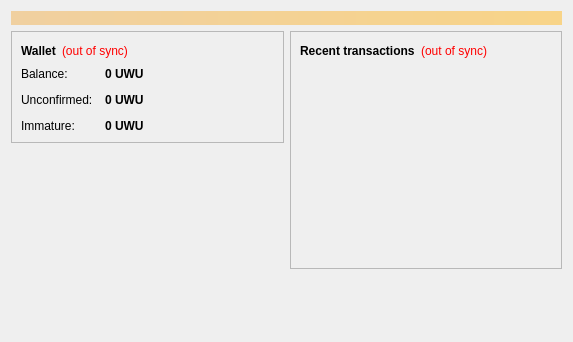
<?xml version="1.0" encoding="UTF-8"?>
<ui version="4.0">
 <class>OverviewPage</class>
 <widget class="QWidget" name="OverviewPage">
  <property name="geometry">
   <rect>
    <x>0</x>
    <y>0</y>
    <width>573</width>
    <height>342</height>
   </rect>
  </property>
  <property name="windowTitle">
   <string>Form</string>
  </property>
  <layout class="QVBoxLayout" name="topLayout">
   <item>
    <widget class="QLabel" name="labelAlerts">
     <property name="visible">
      <bool>false</bool>
     </property>
     <property name="styleSheet">
      <string notr="true">background-color: qlineargradient(x1: 0, y1: 0, x2: 1, y2: 0, stop:0 #F0D0A0, stop:1 #F8D488); color:#000000;</string>
     </property>
     <property name="wordWrap">
      <bool>true</bool>
     </property>
     <property name="margin">
      <number>3</number>
     </property>
    </widget>
   </item>
   <item>
    <layout class="QHBoxLayout" name="horizontalLayout" stretch="1,1">
     <item>
      <layout class="QVBoxLayout" name="verticalLayout_2">
       <item>
        <widget class="QFrame" name="frame">
         <property name="frameShape">
          <enum>QFrame::StyledPanel</enum>
         </property>
         <property name="frameShadow">
          <enum>QFrame::Raised</enum>
         </property>
         <layout class="QVBoxLayout" name="verticalLayout_4">
          <item>
           <layout class="QHBoxLayout" name="horizontalLayout_4">
            <item>
             <widget class="QLabel" name="label_5">
              <property name="font">
               <font>
                <weight>75</weight>
                <bold>true</bold>
               </font>
              </property>
              <property name="text">
               <string>Wallet</string>
              </property>
             </widget>
            </item>
            <item>
             <widget class="QLabel" name="labelWalletStatus">
              <property name="toolTip">
               <string>The displayed information may be out of date. Your wallet automatically synchronizes with the Uwucoin network after a connection is established, but this process has not completed yet.</string>
              </property>
              <property name="styleSheet">
               <string notr="true">QLabel { color: red; }</string>
              </property>
              <property name="text">
               <string notr="true">(out of sync)</string>
              </property>
              <property name="alignment">
               <set>Qt::AlignLeading|Qt::AlignLeft|Qt::AlignVCenter</set>
              </property>
             </widget>
            </item>
            <item>
             <spacer name="horizontalSpacer_2">
              <property name="orientation">
               <enum>Qt::Horizontal</enum>
              </property>
              <property name="sizeHint" stdset="0">
               <size>
                <width>40</width>
                <height>20</height>
               </size>
              </property>
             </spacer>
            </item>
           </layout>
          </item>
          <item>
           <layout class="QFormLayout" name="formLayout_2">
            <property name="fieldGrowthPolicy">
             <enum>QFormLayout::AllNonFixedFieldsGrow</enum>
            </property>
            <property name="horizontalSpacing">
             <number>12</number>
            </property>
            <property name="verticalSpacing">
             <number>12</number>
            </property>
            <item row="0" column="0">
             <widget class="QLabel" name="label">
              <property name="text">
               <string>Balance:</string>
              </property>
             </widget>
            </item>
            <item row="0" column="1">
             <widget class="QLabel" name="labelBalance">
              <property name="font">
               <font>
                <weight>75</weight>
                <bold>true</bold>
               </font>
              </property>
              <property name="cursor">
               <cursorShape>IBeamCursor</cursorShape>
              </property>
              <property name="toolTip">
               <string>Your current balance</string>
              </property>
              <property name="text">
               <string notr="true">0 UWU</string>
              </property>
              <property name="textInteractionFlags">
               <set>Qt::LinksAccessibleByMouse|Qt::TextSelectableByKeyboard|Qt::TextSelectableByMouse</set>
              </property>
             </widget>
            </item>
            <item row="1" column="0">
             <widget class="QLabel" name="label_3">
              <property name="text">
               <string>Unconfirmed:</string>
              </property>
             </widget>
            </item>
            <item row="1" column="1">
             <widget class="QLabel" name="labelUnconfirmed">
              <property name="font">
               <font>
                <weight>75</weight>
                <bold>true</bold>
               </font>
              </property>
              <property name="cursor">
               <cursorShape>IBeamCursor</cursorShape>
              </property>
              <property name="toolTip">
               <string>Total of transactions that have yet to be confirmed, and do not yet count toward the current balance</string>
              </property>
              <property name="text">
               <string notr="true">0 UWU</string>
              </property>
              <property name="textInteractionFlags">
               <set>Qt::LinksAccessibleByMouse|Qt::TextSelectableByKeyboard|Qt::TextSelectableByMouse</set>
              </property>
             </widget>
            </item>
            <item row="2" column="0">
             <widget class="QLabel" name="labelImmatureText">
              <property name="text">
               <string>Immature:</string>
              </property>
             </widget>
            </item>
            <item row="2" column="1">
             <widget class="QLabel" name="labelImmature">
              <property name="font">
               <font>
                <weight>75</weight>
                <bold>true</bold>
               </font>
              </property>
              <property name="toolTip">
               <string>Mined balance that has not yet matured</string>
              </property>
              <property name="text">
               <string notr="true">0 UWU</string>
              </property>
              <property name="textInteractionFlags">
               <set>Qt::LinksAccessibleByMouse|Qt::TextSelectableByKeyboard|Qt::TextSelectableByMouse</set>
              </property>
             </widget>
            </item>
           </layout>
          </item>
         </layout>
        </widget>
       </item>
       <item>
        <spacer name="verticalSpacer">
         <property name="orientation">
          <enum>Qt::Vertical</enum>
         </property>
         <property name="sizeHint" stdset="0">
          <size>
           <width>20</width>
           <height>40</height>
          </size>
         </property>
        </spacer>
       </item>
      </layout>
     </item>
     <item>
      <layout class="QVBoxLayout" name="verticalLayout_3">
       <item>
        <widget class="QFrame" name="frame_2">
         <property name="frameShape">
          <enum>QFrame::StyledPanel</enum>
         </property>
         <property name="frameShadow">
          <enum>QFrame::Raised</enum>
         </property>
         <layout class="QVBoxLayout" name="verticalLayout">
          <item>
           <layout class="QHBoxLayout" name="horizontalLayout_2">
            <item>
             <widget class="QLabel" name="label_4">
              <property name="text">
               <string>&lt;b&gt;Recent transactions&lt;/b&gt;</string>
              </property>
             </widget>
            </item>
            <item>
             <widget class="QLabel" name="labelTransactionsStatus">
              <property name="toolTip">
               <string>The displayed information may be out of date. Your wallet automatically synchronizes with the Uwucoin network after a connection is established, but this process has not completed yet.</string>
              </property>
              <property name="styleSheet">
               <string notr="true">QLabel { color: red; }</string>
              </property>
              <property name="text">
               <string notr="true">(out of sync)</string>
              </property>
              <property name="alignment">
               <set>Qt::AlignRight|Qt::AlignTrailing|Qt::AlignVCenter</set>
              </property>
             </widget>
            </item>
            <item>
             <spacer name="horizontalSpacer">
              <property name="orientation">
               <enum>Qt::Horizontal</enum>
              </property>
              <property name="sizeHint" stdset="0">
               <size>
                <width>40</width>
                <height>20</height>
               </size>
              </property>
             </spacer>
            </item>
           </layout>
          </item>
          <item>
           <widget class="QListView" name="listTransactions">
            <property name="styleSheet">
             <string notr="true">QListView { background: transparent; }</string>
            </property>
            <property name="frameShape">
             <enum>QFrame::NoFrame</enum>
            </property>
            <property name="verticalScrollBarPolicy">
             <enum>Qt::ScrollBarAlwaysOff</enum>
            </property>
            <property name="horizontalScrollBarPolicy">
             <enum>Qt::ScrollBarAlwaysOff</enum>
            </property>
            <property name="selectionMode">
             <enum>QAbstractItemView::NoSelection</enum>
            </property>
           </widget>
          </item>
         </layout>
        </widget>
       </item>
       <item>
        <spacer name="verticalSpacer_2">
         <property name="orientation">
          <enum>Qt::Vertical</enum>
         </property>
         <property name="sizeHint" stdset="0">
          <size>
           <width>20</width>
           <height>40</height>
          </size>
         </property>
        </spacer>
       </item>
      </layout>
     </item>
    </layout>
   </item>
  </layout>
 </widget>
 <resources/>
 <connections/>
</ui>
